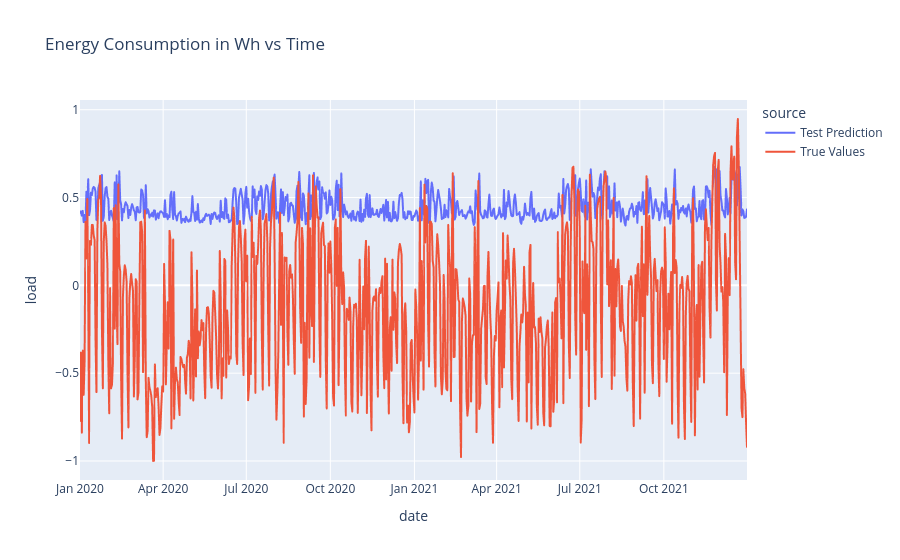

This figure's notebook cell:
### Code cell
import plotly.express as px
fig = px.line(evaluation.loc[evaluation['date'].between('2020-01-01', '2021-12-31')],
                 x="date",
                 y="load",
                 color='source',
                 title="Energy Consumption in Wh vs Time")
fig.show()

### Figure 1 — Plotly figure (JSON) as saved in the notebook; plotly's stock layout.template omitted (floating-point values rounded to 4 significant figures; data arrays with more than 128 entries replaced by an {"elided": "..."} marker saying what was removed)
{"data": [{"hovertemplate": "source=Test Prediction<br>date=%{x}<br>load=%{y}<extra></extra>", "legendgroup": "Test Prediction", "line": {"color": "#636efa", "dash": "solid"}, "marker": {"symbol": "circle"}, "mode": "lines", "name": "Test Prediction", "showlegend": true, "type": "scattergl", "x": {"elided": "731 str values"}, "xaxis": "x", "y": {"elided": "731 float values"}, "yaxis": "y"}, {"hovertemplate": "source=True Values<br>date=%{x}<br>load=%{y}<extra></extra>", "legendgroup": "True Values", "line": {"color": "#EF553B", "dash": "solid"}, "marker": {"symbol": "circle"}, "mode": "lines", "name": "True Values", "showlegend": true, "type": "scattergl", "x": {"elided": "731 str values"}, "xaxis": "x", "y": {"elided": "731 float values"}, "yaxis": "y"}], "layout": {"legend": {"title": {"text": "source"}, "tracegroupgap": 0}, "title": {"text": "Energy Consumption in Wh vs Time"}, "xaxis": {"anchor": "y", "domain": [0, 1], "title": {"text": "date"}}, "yaxis": {"anchor": "x", "domain": [0, 1], "title": {"text": "load"}}}}
